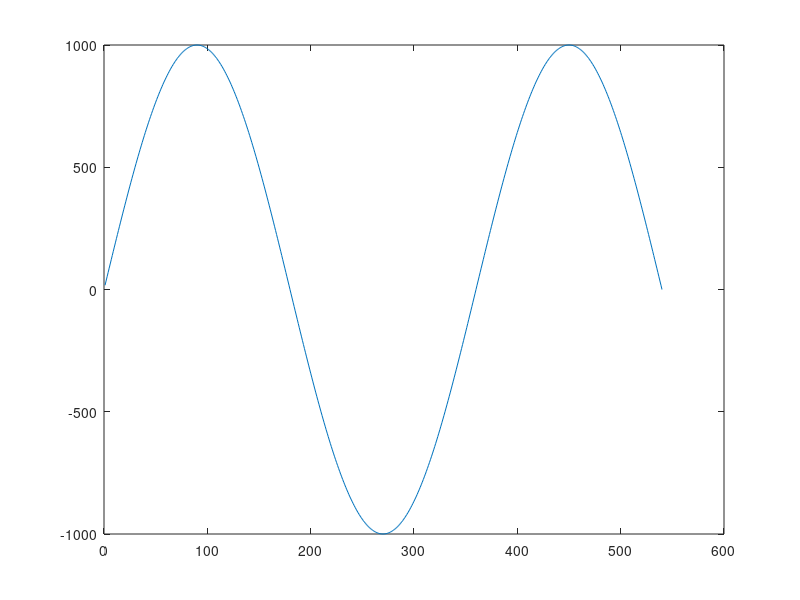
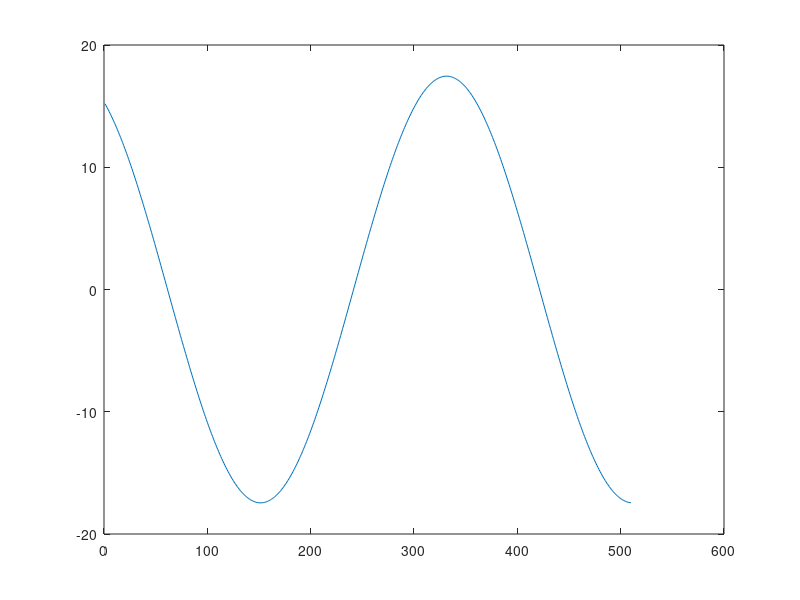
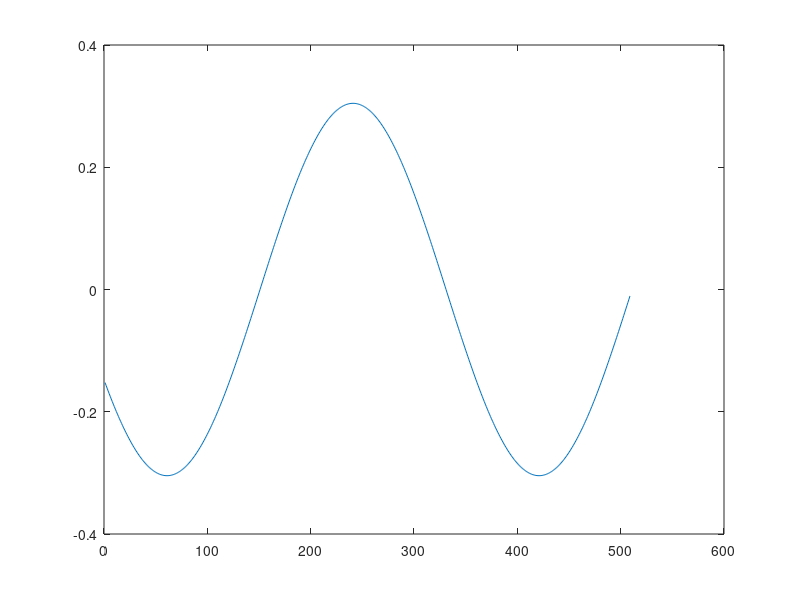

MATLAB code for these plots, in order:
clc
clear
req_m1 = ones(1,540);
for t = 1 : 1 : 540
    req_m1(t) = 1000 * sin(t*3.1415926 / 180.0) ;
end
[m,n] = size(req_m1);
v1 = req_m1(1,30:n-1);
p1 = req_m1(1,29:n-2);
v = v1-p1;
[m1,n1] = size(v);
a1 = v(2:n1);
a2 = v(1:n1-1);
a = a1-a2;
plot(req_m1)
figure
plot(v)
figure
plot(a)